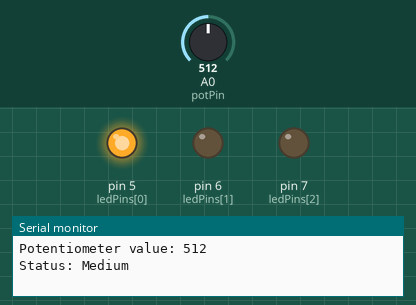
Bench run of a sketch on a simulated Arduino Uno, built with avr-gcc and run on an emulated ATmega328P. Parts: output pins drawn as LEDs (lit = HIGH), the last lines printed to the serial monitor. Inputs (shaded band) come from the test bench; at power-on: A0 (potPin) = 512.

Above: at 4.6 s.
4.7 s: A0 (potPin) set to 314
At 5.4 s:
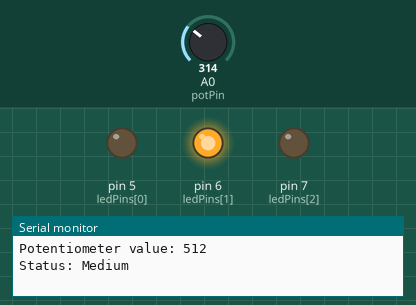
13.7 s: A0 (potPin) set to 290
At 22.1 s:
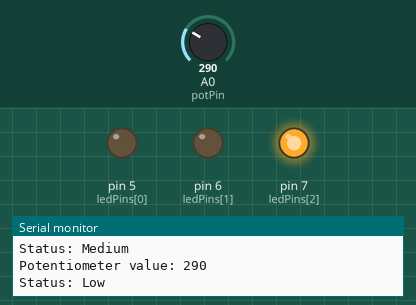
Timing chart, 0 to 28.7 s (numbered marks = the images above; inputs shaded):
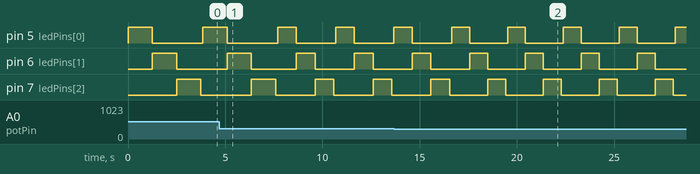

The sketch:

Bai2.ino
```cpp
// Define LED pins
const int ledPins[] = {5,6,7};
const int numLeds = sizeof(ledPins) / sizeof(ledPins[0]);

// Define analog input pin for the variable resistor
const int potPin = A0;

void setup() {
    // Initialize LED pins as OUTPUT
    for (int i = 0; i < numLeds; i++) {
        pinMode(ledPins[i], OUTPUT);
    }
    // Initialize Serial communication
    Serial.begin(9600);
}

void loop() {
    // Read the value from the variable resistor
    int potValue = analogRead(potPin);

    // Map the potentiometer value to LED delay (speed)
    int delayTime = map(potValue, 0, 1023, 500, 2000); // Adjust the range as needed

    // Sequentially light up LEDs
    for (int i = 0; i < numLeds; i++) {
        digitalWrite(ledPins[i], HIGH);
        delay(delayTime);
        digitalWrite(ledPins[i], LOW);
    }

    // Display the potentiometer value on Serial Monitor
    Serial.print("Potentiometer value: ");
    Serial.println(potValue);

    // Determine if it's high or low
    if (potValue < 300) {
        Serial.println("Status: Low");
    } else if (potValue >= 300 && potValue < 700) {
        Serial.println("Status: Medium");
    } else {
        Serial.println("Status: High");
    }

    delay(100); // Small delay to avoid flickering
}
```

Measured:
- the behaviour switches between 300 and 299 on A0 (potPin) (found by bisection; images 1 and 2)
- by itself, pin 5 (ledPins[0]), pin 6 (ledPins[1]), pin 7 (ledPins[2]): alternates HIGH for 0.93 s and LOW for 2.0 s
